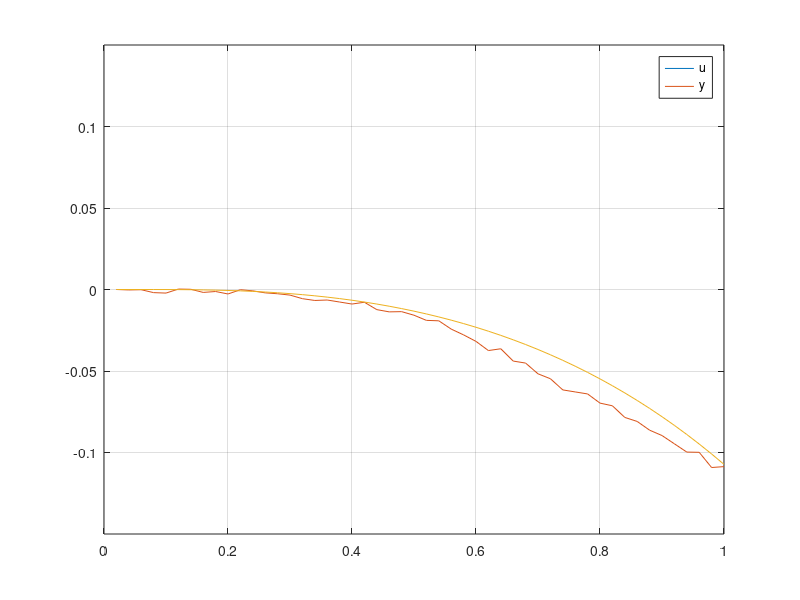
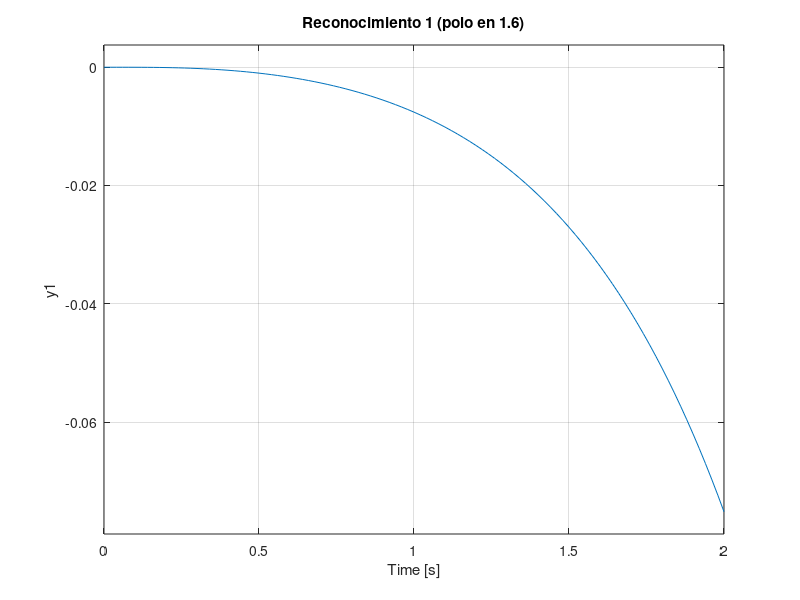

The MATLAB source for these figures, in order:
close all; clear all; clc;

n = 1*50;

##data = dlmread('output20251010-120728.csv')(1:n,:);
##data += dlmread('output20251010-121904.csv')(1:n,:);
##data += dlmread('output20251010-121922.csv')(1:n,:);
##data += dlmread('output20251010-121935.csv')(1:n,:);
##data += dlmread('output20251010-121953.csv')(1:n,:);

##data = dlmread('output20251010-123326.csv')(1:n,:);
##data += dlmread('output20251010-123345.csv')(1:n,:);
##data += dlmread('output20251010-123359.csv')(1:n,:);
##data += dlmread('output20251010-123413.csv')(1:n,:);
##data += dlmread('output20251010-123434.csv')(1:n,:);

data1 = dlmread('output20251010-124253.csv')(1:n,:);
data2 = dlmread('output20251010-124311.csv')(1:n,:);
data3 = dlmread('output20251010-124332.csv')(1:n,:);
data4 = dlmread('output20251010-124346.csv')(1:n,:);
data5 = dlmread('output20251010-124404.csv')(1:n,:);

##data1 = dlmread('output20251010-130803.csv')(1:n,:);
##data2 = dlmread('output20251010-130817.csv')(1:n,:);
##data3 = dlmread('output20251010-130828.csv')(1:n,:);
##data4 = dlmread('output20251010-130843.csv')(1:n,:);
##data5 = dlmread('output20251010-130900.csv')(1:n,:);

data1(:,2) -= data1(1,2);
data2(:,2) -= data2(1,2);
data3(:,2) -= data3(1,2);
data4(:,2) -= data4(1,2);
data5(:,2) -= data5(1,2);

data = data1 + data2 + data3 + data4 + data5;

ang = data(:,1)/5;
pos = data(:,2)/5/100;

u = ang(1:n);
y = pos(1:n);

##X = [y(2:n-1), y(1:n-2), u(1:n-2)];
##
##coefs = pinv(X)*y(3:n);
##
##alpha = coefs(1)
##beta = coefs(2)
##gamma = coefs(3)
##
##figure;
##plot(u); hold on;
##plot(y); hold on;
##plot(X*coefs);
##%plot(filter(gamma, [1, -alpha, -beta], u));
##legend('Ángulo','Posición real', 'Posición estimada');
##
##pd = roots([1, -alpha -beta])
##Kd = -gamma

t = (1:n)/50;

s = tf('s');

figure;
plot(t, u); hold;
plot(t, y);

legends = [];

##for k_carro = 0.01:0.02:0.1
##  for p_carro = -(0.5:0.5:4)
##    K = -0.3905*k_carro;
##    p = [0, -10.690+4.807j, -10.690-4.807j, p_carro];
##    H = zpk([], p, K*abs(p(2))^2*abs(p_carro));
##
##    y_est = lsim(H, u, t);
##
##    legends = [legends; ['p=' num2str(p_carro) ';k=' num2str(k_carro)]];
##
##    plot(t, y_est, 'linewidth', 2);
##  endfor
##endfor

##p_carro=1.3
##k_carro=0.03

##p_carro=2
##k_carro=0.01

p_carro=1.6
k_carro=-0.02

legends='';
K = 0.3905*k_carro;
p = [0, -10.690+4.807j, -10.690-4.807j, p_carro];
H = zpk([], p, K*abs(p(2))^2*abs(p_carro))
y_est = lsim(H, u, t);
plot(t, y_est);

legend(['u'; 'y'; legends]);
ylim([-0.15, 0.15])
grid;

figure;
step(H, 2);
title('Reconocimiento 1 (polo en 1.6)');
